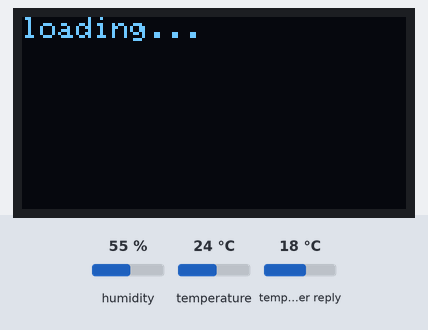
This sketch was run on a simulated ESP8266 (NodeMCU). Shown: 128×64 one-colour display. The test bench sets the inputs (shaded band); at power-on: humidity 55 %, temperature 24 °C, temperature in the weather reply 18 °C. WiFi joins after 1.5 s; servers stay silent unless stated; web services answer with replies made up by the test bench; what the sketch prints to the serial monitor is not drawn.

Above: at 1.6 s.
At 2.9 s:
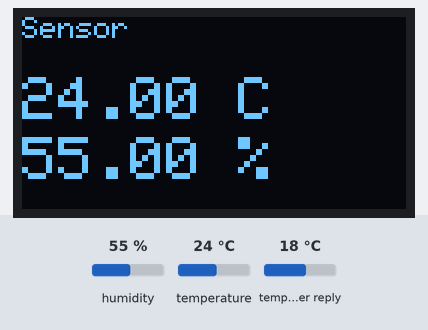
At 7.9 s:
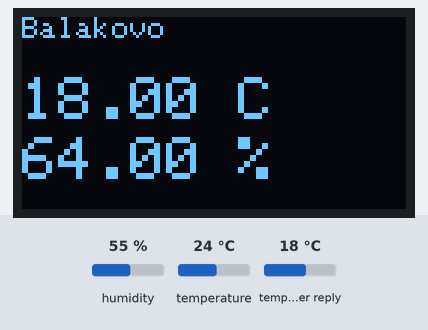
At 18.0 s:
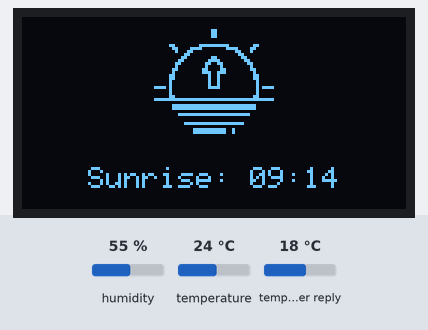
At 23.0 s:
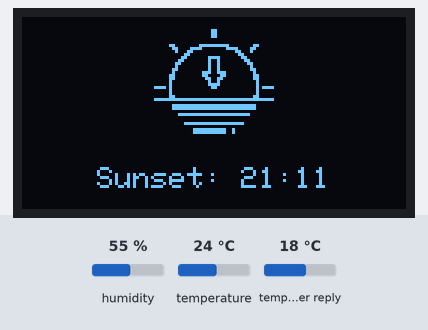
At 38.1 s:
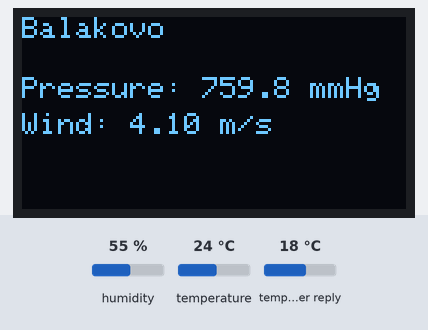

Measured:
- what the display in image 0 shows lasts 1.2 s, from 1.6 s to 2.8 s
- what the display in image 1 shows lasts 5.1 s, from 2.8 s to 7.9 s

The sketch:

sketch.ino
```cpp
#include <ESP8266WiFi.h>
#include <ESP8266HTTPClient.h>
#include <Wire.h>
#include <Adafruit_GFX.h>
#include <Adafruit_SSD1306.h>
#include <ArduinoJson.h>
#include <DHT.h>

// Подключение битмапов из отдельного файла graphics.h
#include "graphics.h" //

// === Настройки Wi-Fi ===
const char* ssid = "Имя вашей сети Wi-Fi";      // Имя вашей сети Wi-Fi
const char* password = "Пароль от вашей сети";        // Пароль от вашей сети

// === Настройки OpenWeatherMap ===
const String city = "Город";           // Город
const String countryCode = "RU";          // Код страны
const String apiKey = "Ваш API ключ"; // Ваш API ключ
const String apiUrl = "http://api.openweathermap.org/data/2.5/weather?q=" + city + "," + countryCode + "&appid=" + apiKey + "&units=metric&lang=ru";

// === OLED дисплей ===
#define SCREEN_WIDTH 128
#define SCREEN_HEIGHT 64
#define OLED_RESET    -1
Adafruit_SSD1306 display(SCREEN_WIDTH, SCREEN_HEIGHT, &Wire, OLED_RESET);

// === DHT22 датчик ===
#define DHTPIN 2      // GPIO2 = D4
#define DHTTYPE DHT22
DHT dht(DHTPIN, DHTTYPE);

// Переменные для хранения данных
float internetTemp = 0;
float internetHumidity = 0;
float sensorTemp = 0;
float sensorHumidity = 0;
float internetPressure = 0;     // Давление
float internetWindSpeed = 0;    // Скорость ветра
unsigned long sunriseTime = 0;
unsigned long sunsetTime = 0;

unsigned long lastUpdateTime = 0;
const long updateInterval = 120000; // Обновление раз в 2 минуты

// === Функция получения данных о погоде с защитой от ошибок ===
void getWeatherData(float *temp, float *humidity, float *pressure, float *windSpeed, unsigned long *sunrise, unsigned long *sunset) {
  if (WiFi.status() != WL_CONNECTED) {
    Serial.println("Wi-Fi не подключен");
    return;
  }

  WiFiClient client;
  HTTPClient http;

  client.setTimeout(10000); // увеличенный таймаут

  bool success = false;
  for (int i = 0; i < 3 && !success; i++) {
    http.begin(client, apiUrl);
    int httpResponseCode = http.GET();

    Serial.print("HTTP Response Code: ");
    Serial.println(httpResponseCode);

    if (httpResponseCode == HTTP_CODE_OK) {
      String payload = http.getString();
      Serial.println("Ответ сервера:");
      Serial.println(payload);

      DynamicJsonDocument doc(2048);
      DeserializationError error = deserializeJson(doc, payload);

      if (!error) {
        *temp = doc["main"]["temp"];
        *humidity = doc["main"]["humidity"];
        *pressure = doc["main"]["pressure"];        // гПа
        *windSpeed = doc["wind"]["speed"];         // м/с
        *sunrise = doc["sys"]["sunrise"];
        *sunset = doc["sys"]["sunset"];

        success = true;
      } else {
        Serial.print("Ошибка парсинга JSON: ");
        Serial.println(error.c_str());
      }
    } else {
      Serial.println("Не удалось получить данные, пробую ещё раз...");
      delay(2000);
    }
    http.end();
    delay(1000);
  }

  if (!success) {
    Serial.println("Не удалось получить данные после нескольких попыток.");
    *temp = 0;
    *humidity = 0;
    *pressure = 0;
    *windSpeed = 0;
    *sunrise = 0;
    *sunset = 0;
  }
}

// === Чтение данных с DHT22 ===
void readSensorData(float *temp, float *humidity) {
  *humidity = dht.readHumidity();
  *temp = dht.readTemperature();

  if (isnan(*humidity) || isnan(*temp)) {
    Serial.println("Ошибка чтения с DHT22!");
    *humidity = 0;
    *temp = 0;
  }

  Serial.print("С датчика: T=");
  Serial.print(*temp);
  Serial.print(" H=");
  Serial.println(*humidity);
}

// === Перевод Unix времени в HH:MM ===
String unixToTime(unsigned long unixTime) {
  unixTime += 10800; // UTC+3
  long hours = (unixTime % 86400L) / 3600;
  long minutes = (unixTime % 3600) / 60;
  char buffer[10];
  sprintf(buffer, "%02d:%02d", hours, minutes);
  return String(buffer);
}

// === Отображение температуры и влажности (Интернет) ===
void showInternetData(float temp, float humidity) {
  display.clearDisplay();
  display.setTextSize(1);
  display.setTextColor(SSD1306_WHITE);
  display.setCursor(0, 0);
  display.println("Balakovo");

  if (temp == 0 && humidity == 0) {
    display.setTextSize(1);
    display.setCursor(0, 20);
    display.println("No Internet Data");
  } else {
    display.setTextSize(2);
    display.setCursor(0, 20);
    display.print(temp);
    display.println(" C");

    display.setCursor(0, 40);
    display.print(humidity);
    display.println(" %");
  }

  display.display();
}

// === Отображение давления и скорости ветра ===
void showExtraData(float pressure, float windSpeed) {
  display.clearDisplay();
  display.setTextSize(1);
  display.setTextColor(SSD1306_WHITE);
  display.setCursor(0, 0);
  display.println("Balakovo");

  if (pressure == 0 && windSpeed == 0) {
    display.setTextSize(1);
    display.setCursor(0, 20);
    display.println("No Weather Data");
  } else {
    float pressure_mmHg = pressure / 1.33322;

    display.setTextSize(1);
    display.setCursor(0, 20);
    display.print("Pressure: ");
    display.print(pressure_mmHg, 1);
    display.println(" mmHg");

    display.setCursor(0, 32);
    display.print("Wind: ");
    display.print(windSpeed);
    display.println(" m/s");
  }

  display.display();
}

// === Отображение температуры и влажности (датчик) ===
void showSensorData(float temp, float humidity) {
  display.clearDisplay();
  display.setTextSize(1);
  display.setTextColor(SSD1306_WHITE);
  display.setCursor(0, 0);
  display.println("Sensor");

  display.setTextSize(2);
  display.setCursor(0, 20);
  display.print(temp);
  display.println(" C");

  display.setCursor(0, 40);
  display.print(humidity);
  display.println(" %");

  display.display();
}

// === Отображение восхода ===
void showSunrise(unsigned long sunrise) {
  display.clearDisplay();

  // Отображаем битмап восхода
  display.drawBitmap(0, 0, sunriseBitmap, 128, 42, SSD1306_WHITE);

  // Центрируем текст
  String timeStr = "Sunrise: " + unixToTime(sunrise);
  uint8_t textSize = 1;
  uint8_t charWidth = 6 * textSize;
  int16_t strWidth = timeStr.length() * charWidth;
  int16_t textX = (SCREEN_WIDTH - strWidth) / 2;

  display.setTextSize(textSize);
  display.setTextColor(SSD1306_WHITE);
  display.setCursor(textX, 50);
  display.println(timeStr);

  display.display();
}

// === Отображение заката ===
void showSunset(unsigned long sunset) {
  display.clearDisplay();

  // Отображаем битмап заката
  display.drawBitmap(0, 0, sunsetBitmap, 128, 42, SSD1306_WHITE);

  // Центрируем текст
  String timeStr = "Sunset: " + unixToTime(sunset);
  uint8_t textSize = 1;
  uint8_t charWidth = 6 * textSize;
  int16_t strWidth = timeStr.length() * charWidth;
  int16_t textX = (SCREEN_WIDTH - strWidth) / 2;

  display.setTextSize(textSize);
  display.setTextColor(SSD1306_WHITE);
  display.setCursor(textX, 50);
  display.println(timeStr);

  display.display();
}

// === setup() ===
void setup() {
  Serial.begin(115200);

  dht.begin(); // Инициализация DHT22

  // Подключение к Wi-Fi
  WiFi.begin(ssid, password);
  Serial.print("Подключение к Wi-Fi...");
  while (WiFi.status() != WL_CONNECTED) {
    delay(500);
    Serial.print(".");
  }
  Serial.println("\nПодключено!");

  // Инициализация OLED
  if (!display.begin(SSD1306_SWITCHCAPVCC, 0x3C)) {
    Serial.println(F("SSD1306 allocation failed"));
    for (;;); // Остановить программу
  }

  display.clearDisplay();
  display.setTextSize(1);
  display.setTextColor(SSD1306_WHITE);
  display.setCursor(0, 0);
  display.println("loading...");
  display.display();

  // Получаем начальные данные с сайта
  getWeatherData(&internetTemp, &internetHumidity, &internetPressure, &internetWindSpeed, &sunriseTime, &sunsetTime);
  lastUpdateTime = millis();
}

// === loop() ===
void loop() {
  unsigned long currentMillis = millis();

  // === Обновляем данные с сайта  ===
  if (currentMillis - lastUpdateTime >= updateInterval) {
    lastUpdateTime = currentMillis;
    getWeatherData(&internetTemp, &internetHumidity, &internetPressure, &internetWindSpeed, &sunriseTime, &sunsetTime);
  }

  // === Чтение с датчика каждый раз ===
  readSensorData(&sensorTemp, &sensorHumidity);

  // === Показываем данные поочерёдно ===


  showSensorData(sensorTemp, sensorHumidity);
  delay(5000);

  showInternetData(internetTemp, internetHumidity);
  delay(5000);

  showExtraData(internetPressure, internetWindSpeed);
  delay(5000);

  showSunrise(sunriseTime);
  delay(5000);

  showSunset(sunsetTime);
  delay(5000);
}
```

Source omitted: graphics.h (data table, 8423 bytes)
